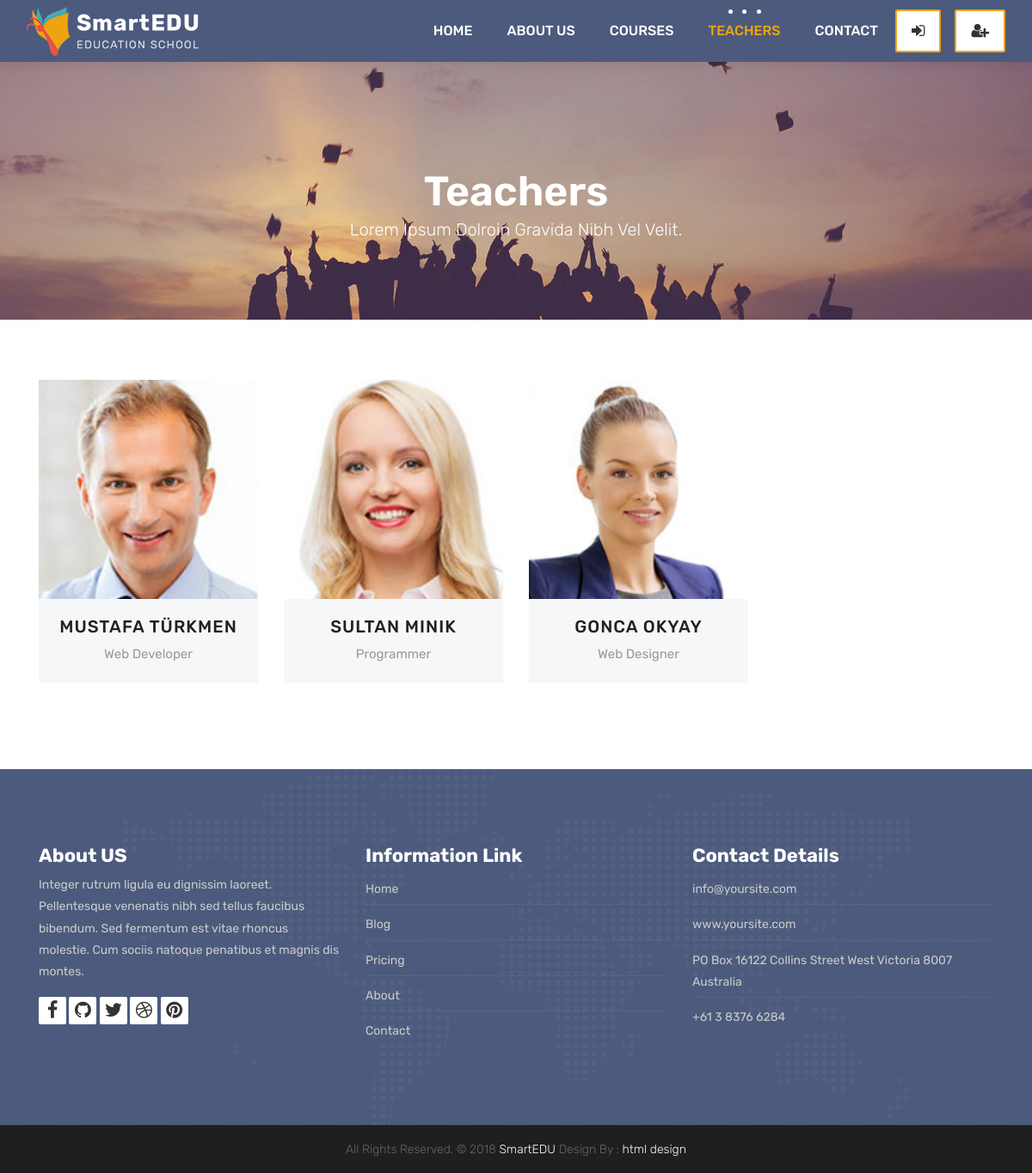
Screenshot of /teachers/ with the database file from the repository.
### teachers/models.py (models this page shows, shortened)
class Teacher(models.Model):
    name = models.CharField(max_length=50)
    title = models.CharField(max_length=50)
    description = models.TextField(blank=True)
    image = models.ImageField(upload_to="courses/%Y/%m/%d/")
    facebook = models.URLField(max_length=100, blank=True)
    twitter = models.URLField(max_length=100, blank=True)
    linkedin = models.URLField(max_length=100, blank=True)
    youtube = models.URLField(max_length=100, blank=True)

### teachers/views.py (the view)
# urls.py: path('', TeacherListView.as_view(), name="teachers"),
class TeacherListView(ListView):
    model = Teacher
    template_name = 'teachers.html'
    context_object_name = 'teachers'

### templates/teachers.html (shortened to what this page needs)
{% extends 'partials/_base.html' %}
{% load static %}
{% block content %}
	<div class="all-title-box">
		<div class="container text-center">
			<h1>Teachers<span class="m_1">Lorem Ipsum dolroin gravida nibh vel velit.</span></h1>
		</div>
	</div>
	<div id="teachers" class="section wb">
        <div class="container">
            <div class="row">
				{% for teacher in teachers %}
				<div class="col-lg-3 col-md-6 col-12">
					<div class="our-team">
						<div class="team-img">
							<img src="{{teacher.image.url}}">
						</div>
						<div class="team-content">
							<h3 class="title"><a href="{% url 'teacher_detail' teacher.pk %}">
								{{teacher.name}}</a></h3>
							<span class="post">{{teacher.title}}</span>
						</div>
					</div>
				</div>
				{% endfor %}
            </div>
        </div>
    </div>
{% endblock %}

### static/style.css (style rules this page uses)
body { color: #333333; font-size: 14px; font-family: 'Rubik', sans-serif; line-height: 1.80857; }
html, body { height: 100%; }
a { color: #1f1f1f; text-decoration: none !important; outline: none !important; -webkit-transition: all .3s ease-in-out; -moz-transition: all .3s ease-in-out; -ms-transition: all .3s ease-in-out; -o-transition: all .3s ease-in-out; transition: all .3s ease-in-out; }
h1, h2, h3, h4, h5, h6 { letter-spacing: 0; font-weight: normal; position: relative; padding: 0 0 10px 0; font-weight: normal; line-height: 120% !important; color: #1f1f1f; margin: 0 }
h1 { font-size: 24px }
h3 { font-size: 18px }
h1 a, h2 a, h3 a, h4 a, h5 a, h6 a { color: #212121; text-decoration: none!important; opacity: 1 }
a { color: #1f1f1f; text-decoration: none; outline: none; }
a, .btn { text-decoration: none !important; outline: none !important; -webkit-transition: all .3s ease-in-out; -moz-transition: all .3s ease-in-out; -ms-transition: all .3s ease-in-out; -o-transition: all .3s ease-in-out; transition: all .3s ease-in-out; }
.section { display: block; position: relative; overflow: hidden; padding: 70px 0; }
.section.wb { background-color: #ffffff; }
.all-title-box { background: url(images/banner.jpg)no-repeat; -webkit-background-size: cover; -moz-background-size: cover; -o-background-size: cover; background-size: cover; background-position: center; min-height: 300px; }
.all-title-box h1 { color: #fff; font-weight: 600; text-transform: capitalize; padding-top: 11%; font-size: 48px; line-height: 0px; }
span.m_1 { font-weight: 300; font-size: 20px; line-height: 1.5em; display: block; }
.our-team { text-align: center; margin-bottom: 30px; }
.our-team .team-img { overflow: hidden; position: relative; }
.our-team .team-img img { width: 100%; height: auto; }
.our-team .team-content { padding: 20px 0; background: #f5f7f8; color: #54478a; }
.our-team .title { display: block; font-size: 20px; font-weight: 500; letter-spacing: 1px; text-transform: uppercase; margin: 0 0 7px 0; padding: 0px; }
.our-team .post { display: block; font-size: 15px; color: #999; }

### rows the page displays
Teacher: image (picture), name "MUSTAFA TÜRKMEN", title "Web Developer"
Teacher: image (picture), name "SULTAN MINIK", title "Programmer"
Teacher: image (picture), name "GONCA OKYAY", title "Web Designer"
